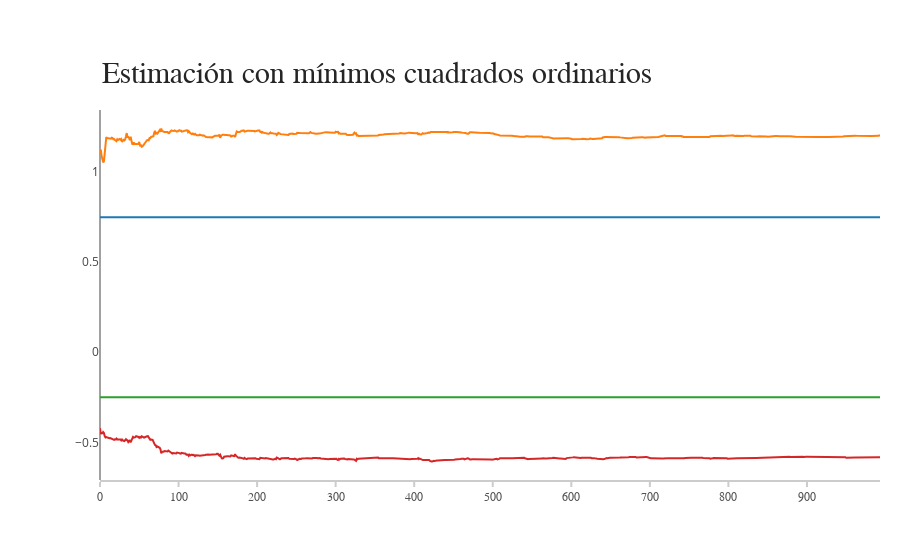

Source (notebook cell):
### Code cell
trace = go.Scatter(
    y = a1,
    x = np.arange(nobs),
    name = 'Parametro a1')

trace1 = go.Scatter(
    y = c1,
    x = np.arange(nobs),
    name = 'Estimacion a1')

trace2 = go.Scatter(
    y = a2,
    x = np.arange(nobs),
    name = 'Parametro a2')

trace3 = go.Scatter(
    y = c2,
    x = np.arange(nobs),
    name = 'Estimacion a2')

layout = go.Layout(
    xaxis=dict(
        showline=True,
        showgrid=False,
        showticklabels=True,
        linecolor='rgb(204, 204, 204)',
        linewidth=2,
        ticks='outside',
        tickcolor='rgb(204, 204, 204)',
        tickwidth=2,
        ticklen=5,
        tickfont=dict(
            family='Arial',
            size=12,
            color='rgb(82, 82, 82)',
        ),
    ),
    yaxis=dict(
        showgrid=False,
        zeroline=False,
        showline=False,
        showticklabels=True,
    ),
    autosize=False,
    margin=dict(
        autoexpand=False,
        l=100,
        r=20,
        t=110,
    )
)

annotations = []
annotations.append(dict(xref='paper', yref='paper', x=0.0, y=1.05,
                              xanchor='left', yanchor='bottom',
                              text='Estimación con mínimos cuadrados ordinarios',
                              font=dict(family='Arial',
                                        size=30,
                                        color='rgb(37,37,37)'),
                              showarrow=False))

layout['annotations'] = annotations

layout['annotations'] = annotations
traces = [trace, trace1, trace2, trace3]

fig = go.Figure(data=traces, layout=layout)
py.iplot(fig, filename='2')

### Figure 1 — Plotly figure (JSON) as saved in the notebook; plotly's stock layout.template omitted (floating-point values rounded to 4 significant figures; data arrays with more than 128 entries replaced by an {"elided": "..."} marker saying what was removed)
{"data": [{"name": "Parametro a1", "type": "scatter", "uid": "50aae27f-5d8e-411c-85b6-a7b2524b7530", "x": {"elided": "1000 int values"}, "y": {"elided": "994 float values"}}, {"name": "Estimacion a1", "type": "scatter", "uid": "5853d0d8-ca3a-4a3d-8fa1-a4d25af1dc6f", "x": {"elided": "1000 int values"}, "y": {"elided": "994 float values"}}, {"name": "Parametro a2", "type": "scatter", "uid": "db71f9db-5f39-4ca0-9fa9-0077f2f4e29d", "x": {"elided": "1000 int values"}, "y": {"elided": "994 float values"}}, {"name": "Estimacion a2", "type": "scatter", "uid": "96e188fd-b3a3-4443-ba35-e5875913e893", "x": {"elided": "1000 int values"}, "y": {"elided": "994 float values"}}], "layout": {"annotations": [{"font": {"color": "rgb(37,37,37)", "family": "Arial", "size": 30}, "showarrow": false, "text": "Estimación con mínimos cuadrados ordinarios", "x": 0, "xanchor": "left", "xref": "paper", "y": 1.05, "yanchor": "bottom", "yref": "paper"}], "autosize": false, "margin": {"autoexpand": false, "l": 100, "r": 20, "t": 110}, "xaxis": {"linecolor": "rgb(204, 204, 204)", "linewidth": 2, "showgrid": false, "showline": true, "showticklabels": true, "tickcolor": "rgb(204, 204, 204)", "tickfont": {"color": "rgb(82, 82, 82)", "family": "Arial", "size": 12}, "ticklen": 5, "ticks": "outside", "tickwidth": 2}, "yaxis": {"showgrid": false, "showline": false, "showticklabels": true, "zeroline": false}}}
